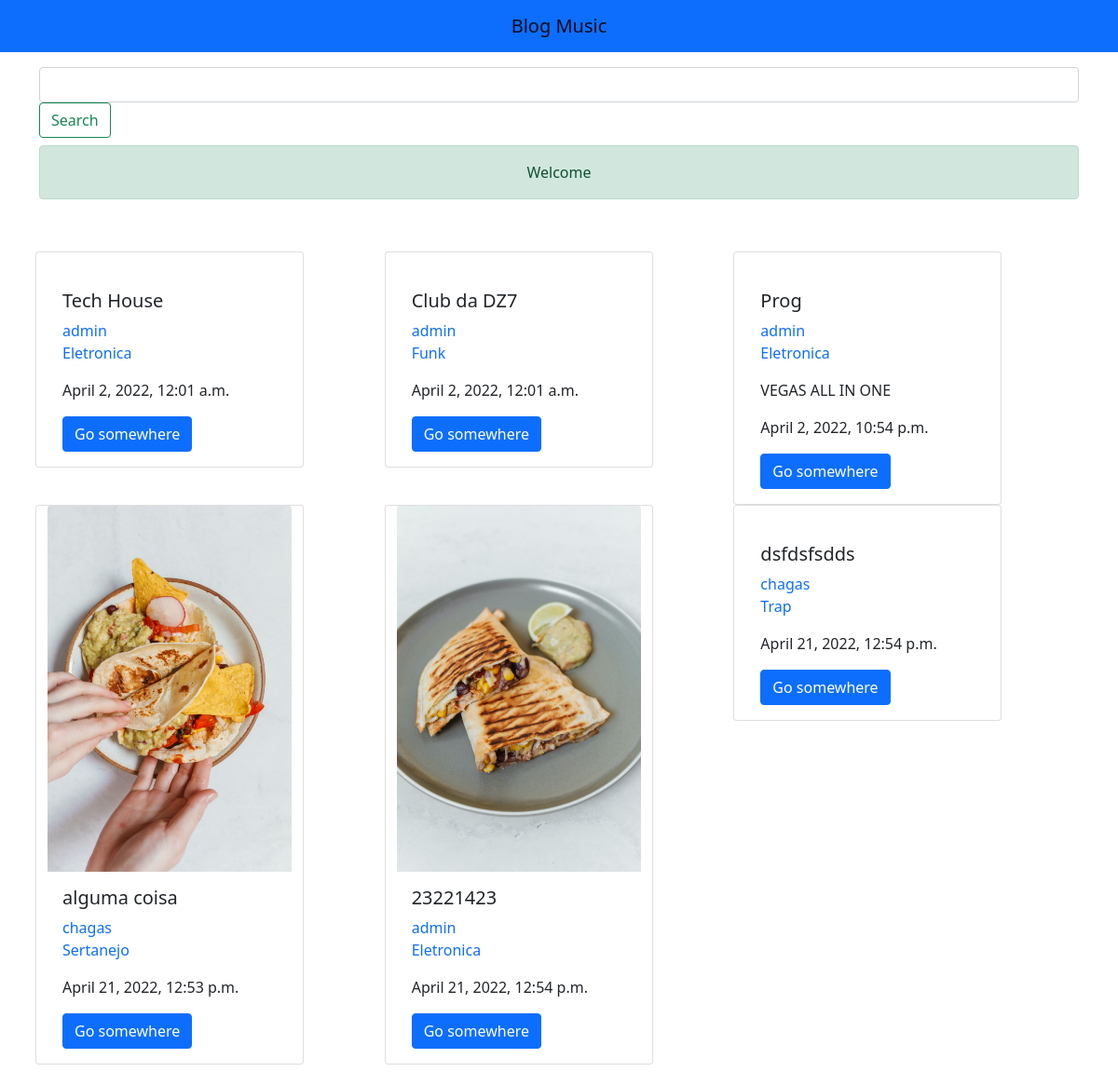
The page / on the database its author committed.
### home/models.py (models this page shows, shortened)
class Video(models.Model):
    titulo = models.CharField(max_length=65)
    descricao = models.TextField(max_length=165, blank=True)
    tempo = models.IntegerField()
    publicado = models.BooleanField(default=False)
    categoria = models.ForeignKey(
        Categoria, on_delete=models.SET_NULL, null=True)
    imagem = models.ImageField(upload_to='home/covers/%Y/%m/%d/')
    data_criacao = models.DateTimeField(auto_now_add=True)
    autualizacao_criacao = models.DateTimeField(auto_now=True)
    autor = models.ForeignKey(
        User, on_delete=models.SET_NULL, null=True)

class Categoria(models.Model):
    genero = models.CharField(max_length=65)
    def __str__(self) -> str:
        return self.genero

### home/views.py (the view)
# urls.py: path('', views.home, name='home'),
def home(request):
    videos = get_list_or_404(Video, publicado=True)
    messages.success(request, 'Welcome')
    return render(request, 'home/pages/home.html', context={
        'videos': videos
    })

### home/templates/home/pages/home.html
{% extends 'homes/base.html' %}
{% block conteudo %}
  <div class="container-md mx-auto mt-5">
    <div class="row p-2">
      {% for video in videos %}
      <div class="col">
        {% include 'home/partials/_cards.html' %}
      </div>
      {% endfor %}
    </div>
  </div>
{% endblock conteudo %}

### home/templates/home/partials/_cards.html
<div class="row">
  <div class="card" style="width: 18rem;">
    <a href="{% url 'polls:v' video.id %}" class="text-decoration-none">
      <img src="{{video.imagem.url}}" class="card-img-top img-fluid" alt="">
    </a>
    <div class="card-body">
      <h5 class="card-title">{{video.titulo}}</h5>
      <a href="{% url 'polls:v' video.id %}" class="text-decoration-none"><h7 class="card-title ">{{video.autor}}</h7></a>
      <p class="text-start"><a href="{% url 'polls:categoria' video.categoria.id%}" class="text-decoration-none"><h7 class="card-title text-decoration-none">{{video.categoria}}</h7></a></p>
      <p class="card-text">{{video.descricao}}</p>
      <p class="card-text">{{video.data_criacao}}</p>
      <a href="{% url 'polls:v' video.id%}" class="btn btn-primary">Go somewhere</a>
    </div>
  </div>
</div>

### rows shown on the page
Video: titulo "Tech House", autor "admin", categoria "Eletronica", data_criacao "April 2, 2022, 12:01 a.m."
Video: titulo "Club da DZ7", autor "admin", categoria "Funk", data_criacao "April 2, 2022, 12:01 a.m."
Video: titulo "Prog", autor "admin", categoria "Eletronica", descricao "VEGAS ALL IN ONE", data_criacao "April 2, 2022, 10:54 p.m."
Video: imagem (picture), titulo "alguma coisa", autor "chagas", categoria "Sertanejo", data_criacao "April 21, 2022, 12:53 p.m."
Video: imagem (picture), titulo "23221423", autor "admin", categoria "Eletronica", data_criacao "April 21, 2022, 12:54 p.m."
Video: titulo "dsfdsfsdds", autor "chagas", categoria "Trap", data_criacao "April 21, 2022, 12:54 p.m."

### other values the page prints
{{ message }} "Welcome"
